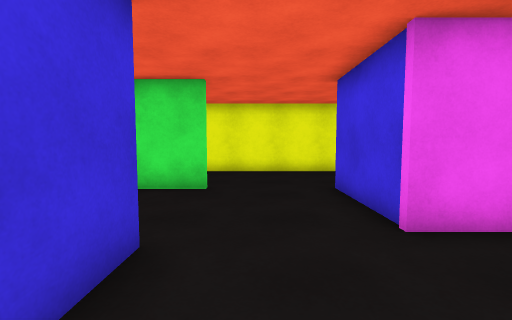
View 1 (above)

21 first-person views from a walk through a 3-D level made in the Unity game engine. The camera is 1.3 m above the floor, tilts 4° down and sees 90° across. The floor is counted in squares, 1 m on a side. Each view is taken from the middle of a square. On the plan, view 1 faces up. The plan holds only what a view shows up to about 13 squares ahead; the rest is blank. The place goes on beyond the plan.

View 2
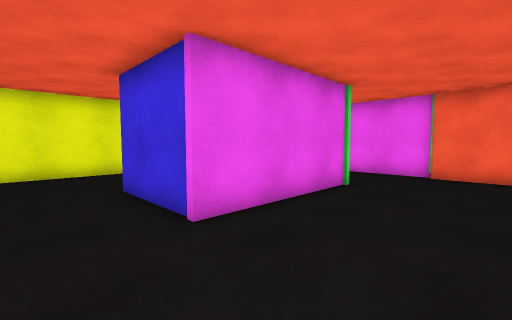

View 3
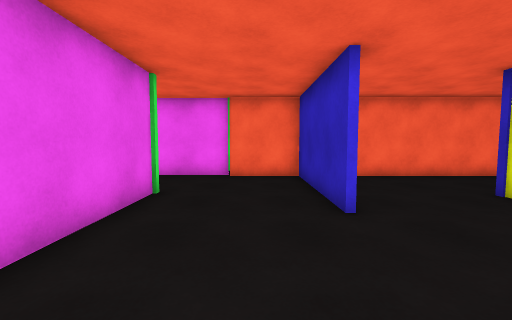

View 4
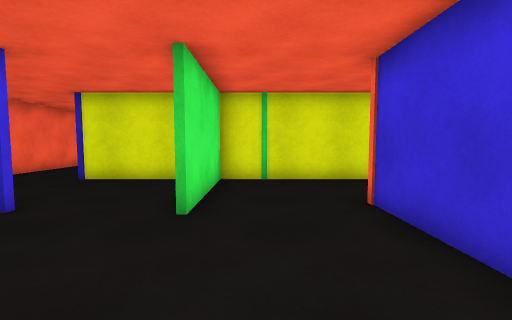

View 5
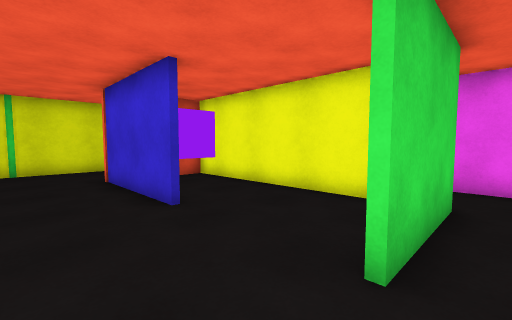

View 6
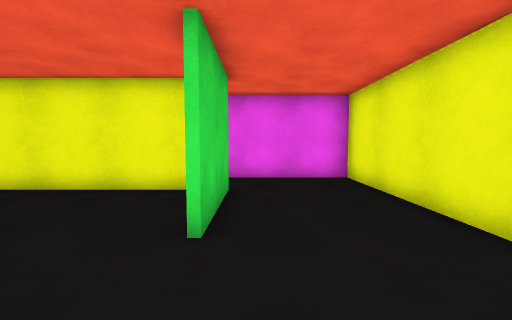

View 7
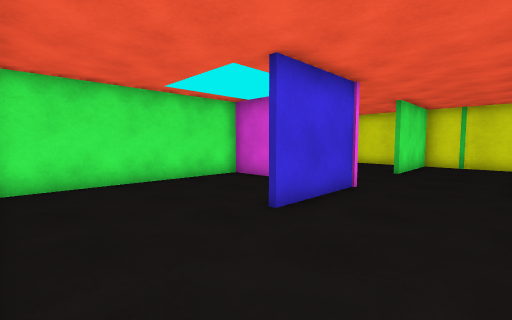

View 8
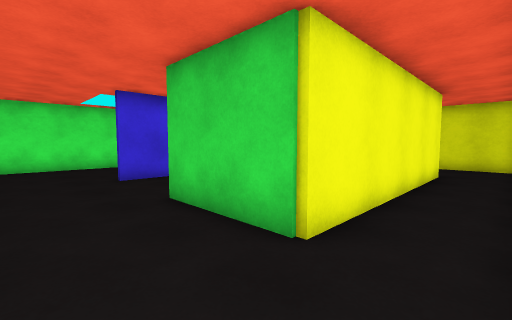

View 9
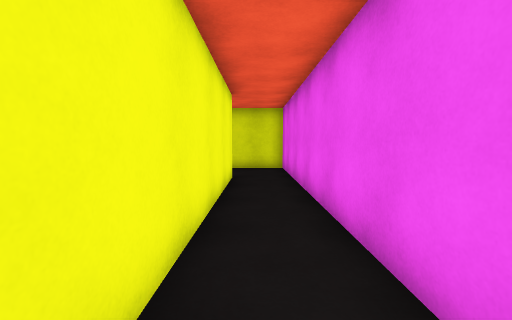

View 10
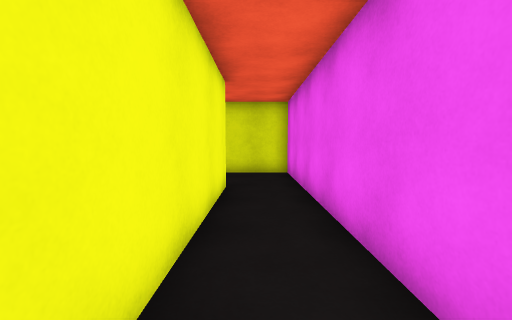

View 11
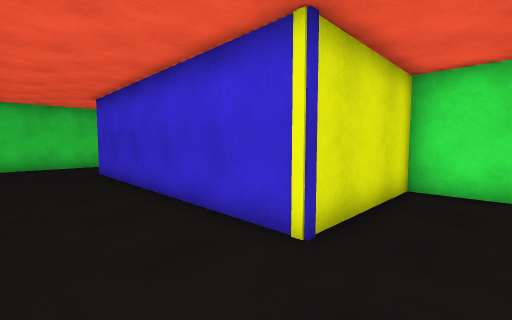

View 12
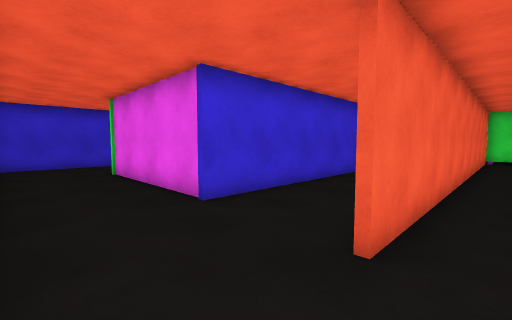

View 13
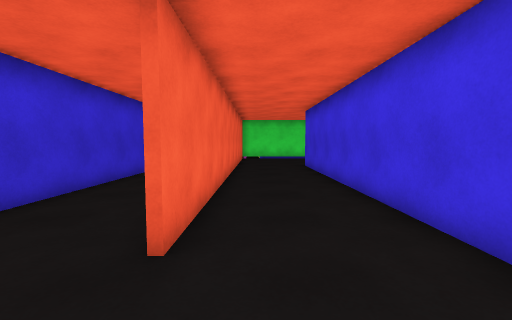

View 14
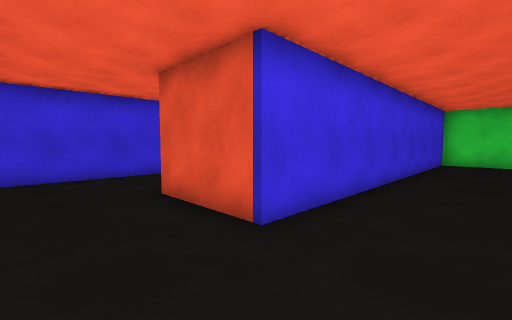

View 15
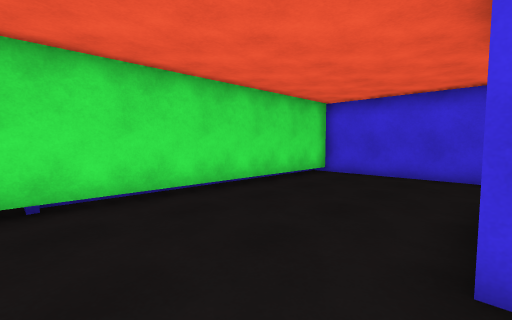

View 16
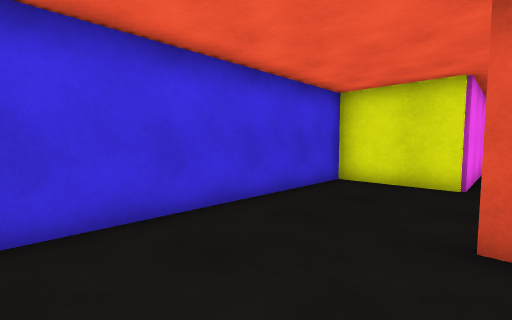

View 17
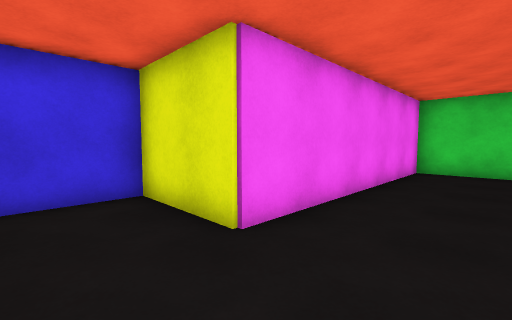

View 18
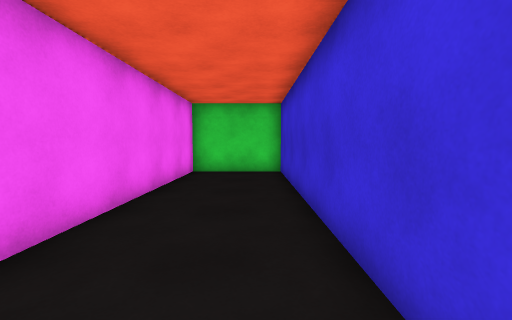

View 19
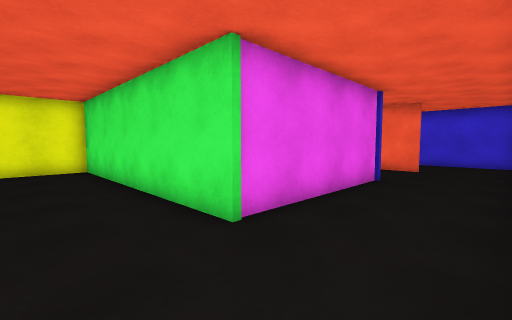

View 20
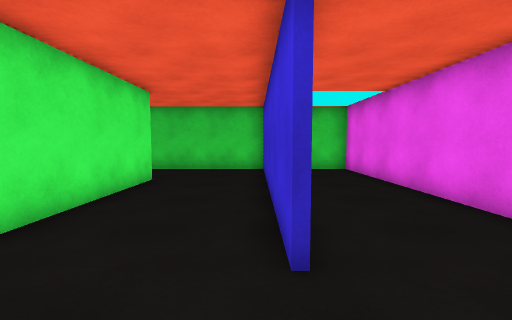

View 21
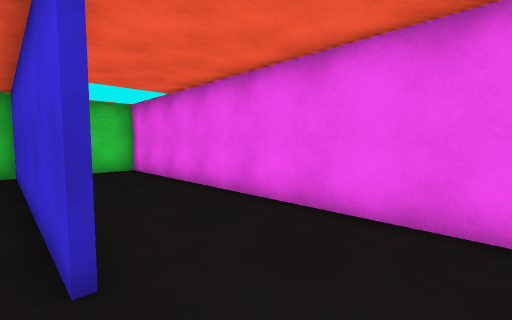

### Floor plan
Points are (right, up) in squares from view 1. A wall is a line through its corners. A room is listed if a view was taken in it or the views show most of it. See-through windows are left out.
Room 1 (views 1, 2, 3, 11, 12, 13, 14, 15, 16, 17, 18, 19, 20, 21)
walls: (10.8, -9.1) (10.8, -2.9); (5.5, -0.7) (10.8, -0.7) (10.8, 2); (10.9, -0.7) (10.9, -15.2); (2.4, -2.9) (2.4, -4.9) (7.2, -4.9) (7.2, -14.8) (0.6, -14.8) (0.6, -5.1) (-2.1, -5.1); (14.9, -8) (14.9, -18.3) (18.8, -18.3) (18.8, -8.4) (22.3, -8.4) (22.3, 1.9) (11.9, 1.9); (2.2, -1.5) (2.2, -0.5); (10.8, -15.2) (10.8, -13.6); (11, 2) (11, 5.1); (7.6, 3.6) (2.2, 3.6); (6.8, -18.3) (10.1, -18.3); (-3.4, -8.4) (-3.4, -18.3) (2.1, -18.3); (12, -18.3) (13.1, -18.3); (14.7, -18.1) (14.7, -3.8) (18.2, -3.8); (-1.4, 3.1) (-1.4, -1.5); (-7.3, -5.9) (-7.3, -18.3) (-5.6, -18.3)
ways out: opening at (0.5, -1) to room 2; opening at (0.5, 3) to room 2
Room 2 (views 4, 5, 6, 7, 8, 9, 10)
walls: (-1.4, 7.1) (-3.4, 7.1); (2.2, 3.6) (2.2, 7.2); (-4.9, 6.1) (-4.9, -1.2); (5.5, 3.8) (7.4, 3.8) (7.4, 11.1); (-5.1, -1.5) (-5.1, 7.3) (-1.4, 7.3); (3.6, 11.4) (-7.3, 11.4) (-7.3, -4.9) (-4.5, -4.9); (-3, -4.9) (2.2, -4.9) (2.2, -1.5)
low walls: (-4.9, -1.2) (-3.9, -1.2)
ways out: opening at (0.5, -1) to room 1; opening at (0.5, 3) to room 1
objects: purple cube (-4, 0) to (-3, 1)

Where each view was taken, in squares from view 1:
view 1: 0 up, 0 right, facing up
view 2: 0 up, 0 right, facing up-right
view 3: 1 up, 1 right, facing right
view 4: 4 up, 1 right, facing down
view 5: 8 up, 1 right, facing down-left
view 6: 8 up, 2 right, facing left
view 7: 11 up, 1 left, facing down-right
view 8: 10 up, 7 left, facing down-right
view 9: 8 up, 6 left, facing down
view 10: 6 up, 6 left, facing down
view 11: 3 down, 10 right, facing down-left
view 12: 18 down, 12 right, facing up-left
view 13: 18 down, 12 right, facing up
view 14: 1 down, 12 right, facing down-right
view 15: 4 down, 12 right, facing up-right
view 16: 0 up, 18 right, facing down-right
view 17: 6 down, 16 right, facing down-right
view 18: 7 down, 16 right, facing down
view 19: 18 down, 2 left, facing up-right
view 20: 6 down, 3 left, facing down
view 21: 6 down, 3 left, facing down-left
